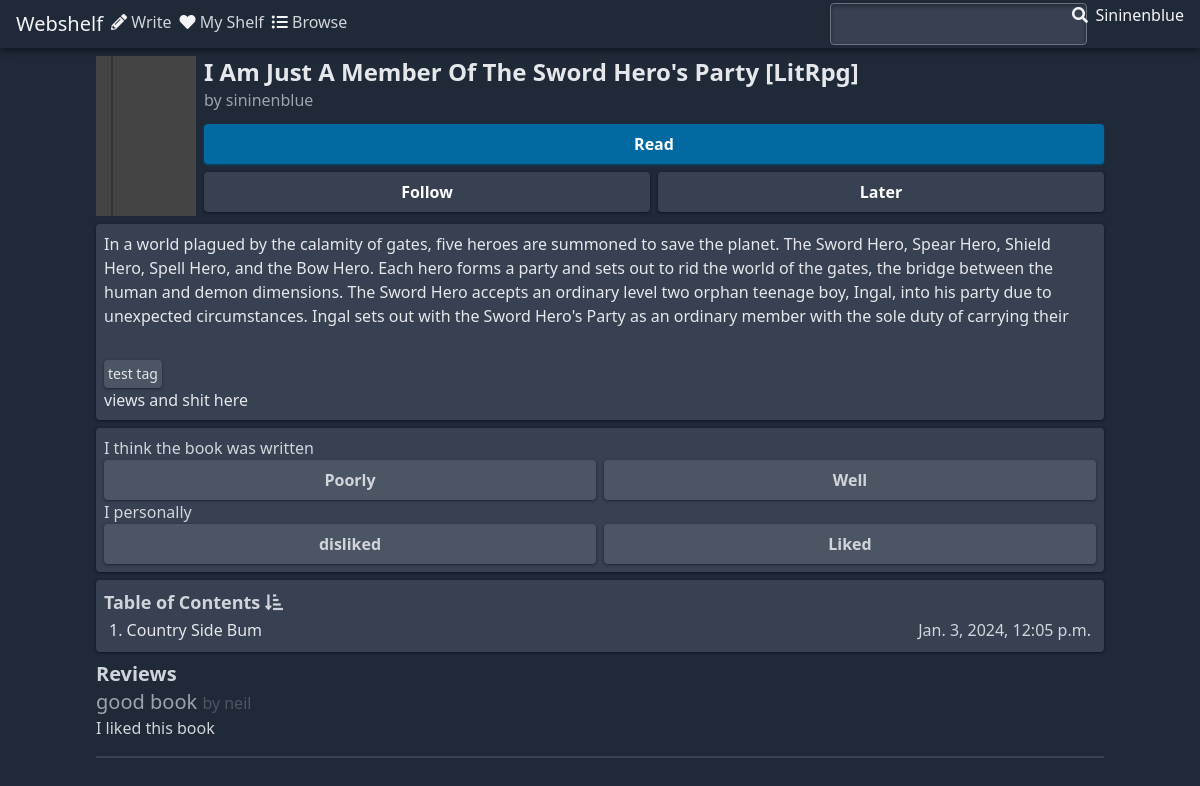
Screenshot of /book/3/ with the database file from the repository.
### books/models.py (models this page shows, shortened)
class Book(models.Model):
    author = models.ForeignKey(AuthorProfile, on_delete=models.CASCADE)
    cover = models.ImageField(
        upload_to="covers/",
        height_field="cover_h",
        width_field="cover_w",
        default="covers/cover_default.jpg",
    )
    cover_w = models.IntegerField(default=0)
    cover_h = models.IntegerField(default=0)
    title = models.CharField(max_length=256)
    synopsis = models.TextField(max_length=4096)
    created_date = models.DateTimeField(auto_now_add=True)
    quality_rating = models.IntegerField(default=0)
    popularity_rating = models.IntegerField(default=0)
    words = models.IntegerField(default=0)
    views = models.IntegerField(default=0)
    follows = models.IntegerField(default=0)

class Chapter(models.Model):
    book = models.ForeignKey(Book, on_delete=models.CASCADE, related_name="chapters")
    chapter_number = models.IntegerField()
    created_date = models.DateTimeField(auto_now_add=True)
    title = models.CharField(max_length=256)
    content = models.TextField()

class Review(models.Model):
    author = models.ForeignKey(
        AuthorProfile, on_delete=models.CASCADE, related_name="reviews"
    )
    book = models.ForeignKey(Book, on_delete=models.CASCADE, related_name="reviews")
    title = models.CharField(max_length=256)
    content = models.CharField(max_length=4096)

### desk/models.py (models this page shows)
class AuthorProfile(models.Model):
    user = models.OneToOneField(User, on_delete=models.CASCADE)
    def __str__(self):
        return self.user.username

### books/views.py (the view)
# urls.py: path("<int:book_id>/", views.index, name="index"),
def index(request, book_id):
    current_book = Book.objects.get(pk=book_id)
    context = {
        "book": current_book,
    }
    return render(request, "books/index.html", context)

### books/templates/books/index.html (shortened to what this page needs)
{% extends "base.html" %}
{% block content %}
    <header class="flex p-2">
        {% load static %}
        <img class="self-center h-40"
             height="160"
             width="100"
             alt="book cover"
             src="{% static book.cover.url %}">
        <div class="flex flex-col gap-2 ml-2 w-full">
            <hgroup class="mb-1">
                <h1 class="text-2xl font-semibold text-gray-200">{{ book.title }}</h1>
                <p class="text-gray-400">by {{ book.author }}</p>
            </hgroup>
            <button class="py-2 px-1 font-semibold text-white rounded shadow shadow-sky-900 bg-sky-700 hover:bg-sky-600">
                Read
            </button>
            <div class="flex gap-2 justify-between">
                <form class="w-full">
                    <label for="follow"
                           class="block py-2 px-1 w-full font-semibold text-center text-white bg-gray-700 rounded shadow hover:bg-gray-600 peer-checked:bg-sky-700 peer-checked:shadow-sky-800 shadow-gray-900">
                        Follow
                    </label>
                </form>
                <form class="w-full">
                    <label for="later"
                           class="block py-2 px-1 w-full font-semibold text-center text-white bg-gray-700 rounded shadow hover:bg-gray-600 peer-checked:bg-sky-700 peer-checked:shadow-sky-800 shadow-gray-900">
                        Later
                    </label>
                </form>
            </div>
        </div>
    </header>
    <section class="p-2 mx-2 mb-2 text-gray-200 bg-gray-700 rounded shadow shadow-gray-900">
        <div class="overflow-hidden mb-8 max-h-24">
            <p>{{ book.synopsis }}</p>
        </div>
        <div class="flex text-gray-200">
            <p class="p-1 text-sm bg-gray-600 rounded shadow shadow-gray-800">test tag</p>
        </div>
        <div clas="flex">
            <p>views and shit here</p>
        </div>
    </section>
    <section class="p-2 mx-2 mb-2 bg-gray-700 rounded shadow shadow-gray-900">
        <form>
            <fieldset class="flex gap-2">
                <legend class="text-gray-300 text-semibold">I think the book was written</legend>
                <label class="block py-2 px-1 w-full font-semibold text-center text-gray-300 bg-gray-600 rounded shadow peer-checked/poorly:bg-sky-700 peer-checked/poorly:shadow-sky-800 shadow-gray-800"
                       for="poorly">Poorly</label>
                <label class="block py-2 px-1 w-full font-semibold text-center text-gray-300 bg-gray-600 rounded shadow peer-checked/well:bg-sky-700 peer-checked/well:shadow-sky-800 shadow-gray-800"
                       for="well">Well</label>
            </fieldset>
            <fieldset class="flex gap-2">
                <legend class="text-gray-300 text-semibold">I personally</legend>
                <label class="block py-2 px-1 w-full font-semibold text-center text-gray-300 bg-gray-600 rounded shadow peer-checked/disliked:bg-sky-700 peer-checked/disliked:shadow-sky-800 shadow-gray-800"
                       for="disliked">disliked</label>
                <label class="block py-2 px-1 w-full font-semibold text-center text-gray-300 bg-gray-600 rounded shadow peer-checked/liked:bg-sky-700 peer-checked/liked:shadow-sky-800 shadow-gray-800"
                       for="liked">Liked</label>
            </fieldset>
        </form>
    </section>
    <section class="p-2 mx-2 bg-gray-700 rounded shadow shadow-gray-900">
        <h1 class="text-lg font-semibold text-gray-300">
            Table of Contents <i class="fas fa-sort-amount-down-alt"></i>
        </h1>
        <table class="w-full border border-gray-700 border-collapse">
            <tbody>
                {% for chapter in book.chapters.all %}
                    <tr class="[&:nth-child(even)_td]:bg-gray-800">
                        <td class="pl-1 text-left text-gray-200 rounded-l">
                            <a href="{% url 'books:read_chapter' book.id chapter.chapter_number %}">{{ chapter.chapter_number }}. {{ chapter.title }}</a>
                        </td>
                        <td class="pr-1 text-right text-gray-300 rounded-r">
                            <p>{{ chapter.created_date }}</p>
                        </td>
                    </tr>
                {% endfor %}
            </tbody>
        </table>
    </section>
    <section class="m-2 text-gray-300">
        <h1 class="text-xl font-semibold">Reviews</h1>
        {% if book.reviews.all %}
            {% for review in book.reviews.all %}
                <div class="pb-4 border-b-2 border-gray-700">
                    <h1 class="text-xl text-gray-400">
                        {{ review.title }} <span class="text-base text-gray-600">by {{ review.author }}</span>
                    </h1>
                    <p>{{ review.content }}</p>
                </div>
            {% endfor %}
        {% else %}
            <div class="text-center text-gray-500">
                <p class="text-lg">No reviews</p>
                <p>Be the first</p>
            </div>
        {% endif %}
    </section>
{% endblock %}

### rows the page displays
Book: cover (placeholder picture), title "I Am Just A Member Of The Sword Hero's Party [LitRpg]", author "sininenblue", synopsis "In a world plagued by the calamity of gates, five heroes are summoned to save the planet. The Sword Hero, Spear Hero, Shield Hero, Spell Hero, and the Bow Hero. Each hero forms a party and sets out to rid the world of the gates, the bridge between the human and demon dimensions. The Sword Hero accepts an ordinary level two orphan teenage boy, Ingal, into his party due to unexpected circumstances. Ingal sets out with the Sword Hero's Party as an ordinary member with the sole duty of carrying their…"
Chapter: chapter_number "1", title "Country Side Bum", created_date "Jan. 3, 2024, 12:05 p.m."
Review: title "good book", author "neil", content "I liked this book"
